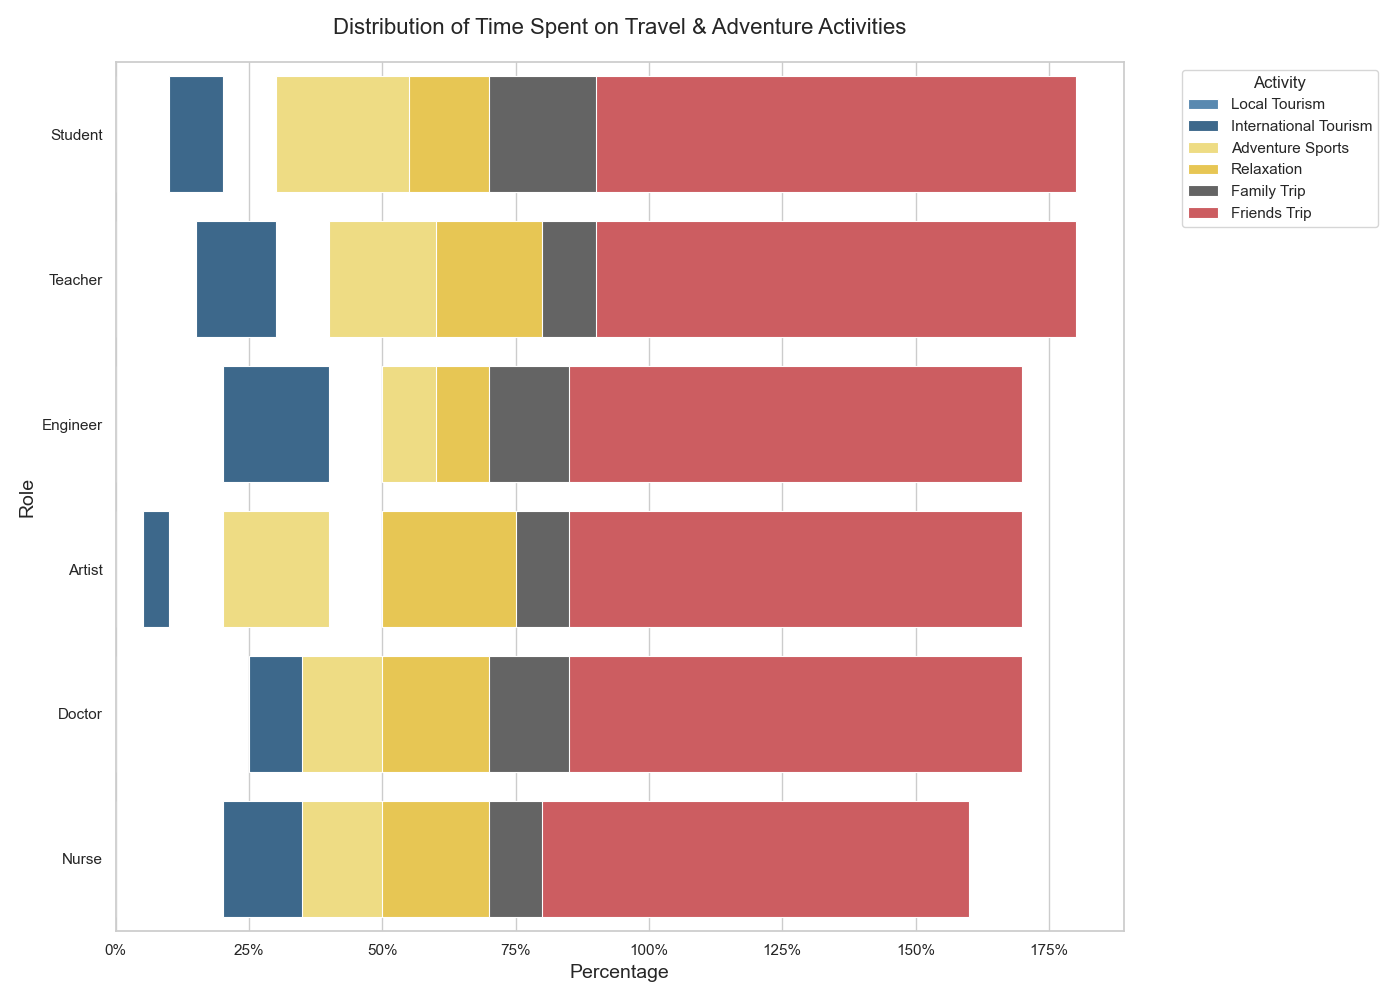

Recreate this plot in Python.

import pandas as pd
import seaborn as sns
import matplotlib.pyplot as plt
from matplotlib.ticker import PercentFormatter

# Data
data = {
    'Role': ['Student', 'Teacher', 'Engineer', 'Artist', 'Doctor', 'Nurse'],
    'Local Tourism': [10, 15, 20, 5, 25, 20],
    'International Tourism': [20, 25, 30, 15, 10, 15],
    'Adventure Sports': [25, 20, 10, 30, 15, 15],
    'Relaxation': [15, 20, 10, 25, 20, 20],
    'Family Trip': [20, 10, 15, 10, 15, 10],
    'Friends Trip': [10, 10, 15, 15, 15, 20]
}

# Convert dictionary to DataFrame
df = pd.DataFrame(data)

# Calculate the percentage
df.set_index('Role', inplace=True)
df_percentage = df.divide(df.sum(axis=1), axis=0) * 100

# Start a figure with seaborn style
plt.figure(figsize=(14, 10))
sns.set_theme(style="whitegrid")

# Create a color map
colors = ["#4B8BBE", "#306998", "#FFE873", "#FFD43B", "#646464", "#DE4B50"]

# Starting position
bar_start = pd.Series([0.0, 0.0, 0.0, 0.0, 0.0, 0.0], index=df.index)

for col, color in zip(df.columns, colors):
    # Plot each category stack
    sns.barplot(
        x=bar_start,
        y=df_percentage.index,
        color=color,
        label=col,
        left=bar_start,
        linewidth=0.8,
        width=0.8
    )
    # Add the values to the starting position
    bar_start += df_percentage[col]

# Customizations
plt.xlabel('Percentage', fontsize=14)
plt.ylabel('Role', fontsize=14)
plt.title('Distribution of Time Spent on Travel & Adventure Activities', fontsize=16, pad=20)
plt.xticks(rotation=0)
plt.legend(title='Activity', bbox_to_anchor=(1.05, 1), loc='upper left')

# Convert x-axis labels to percentage
plt.gca().xaxis.set_major_formatter(PercentFormatter())

# Show the plot
plt.tight_layout()
plt.show()
